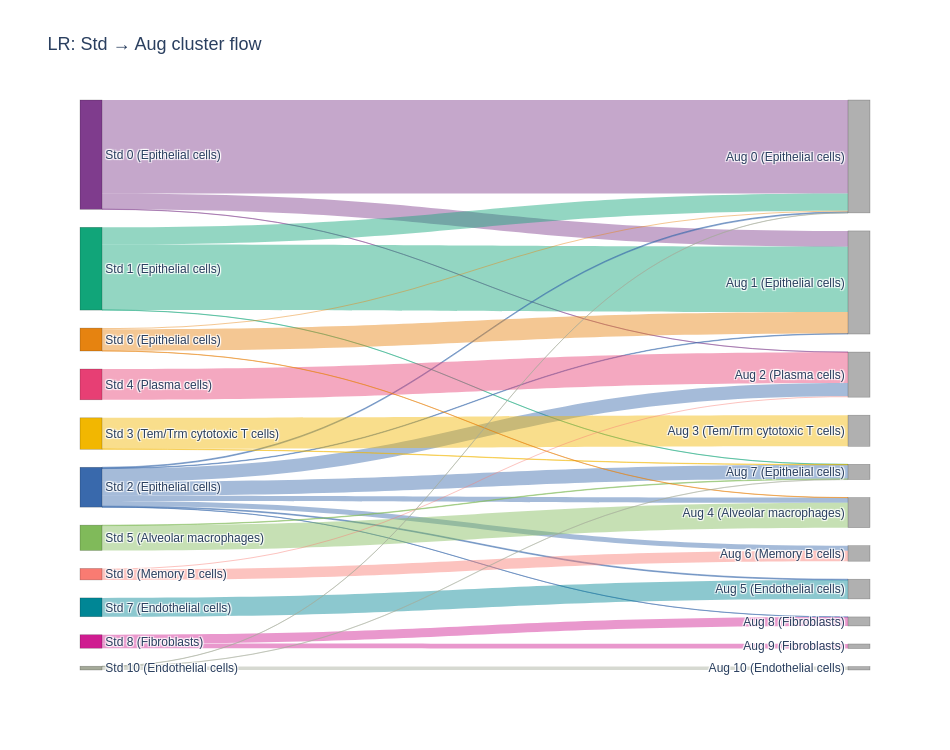
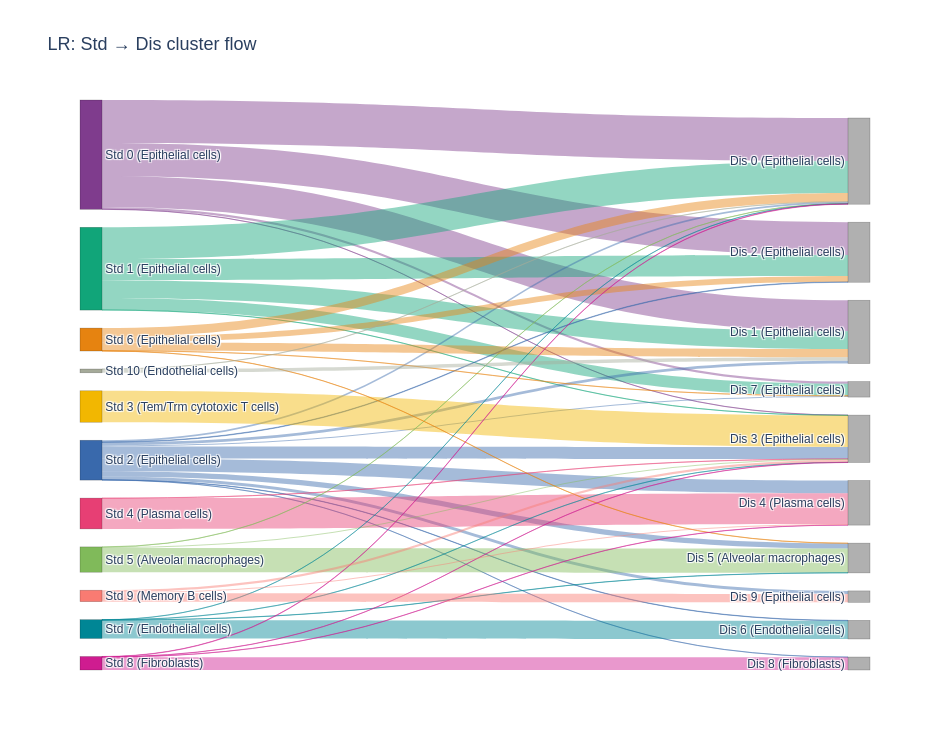

The cell these charts' notebook holds for them, in order:
### Markdown cell above
## Sankey diagrams

### Code cell
def dominant_celltype_per_cluster(adata, groupby='leiden'):
    return adata.obs.groupby(groupby)['celltypist_label'].agg(lambda x: x.value_counts().idxmax())

def cluster_sizes(adata, groupby='leiden'):
    return adata.obs[groupby].value_counts()

std_celltype_map = dominant_celltype_per_cluster(adatas['LR_Std']).to_dict()
aug_celltype_map = dominant_celltype_per_cluster(adatas['LR_Aug']).to_dict()
dis_celltype_map = dominant_celltype_per_cluster(adatas['LR_Dis']).to_dict()

std_sizes = cluster_sizes(adatas['LR_Std'])
aug_sizes = cluster_sizes(adatas['LR_Aug'])
dis_sizes = cluster_sizes(adatas['LR_Dis'])

print("Std cluster -> dominant CellTypist label (n cells):")
for cl, ct in std_celltype_map.items():
    print(f"  {cl}: {ct}  (n={std_sizes.get(cl, 0)})")

print("\nAug cluster -> dominant CellTypist label (n cells):")
for cl, ct in aug_celltype_map.items():
    print(f"  {cl}: {ct}  (n={aug_sizes.get(cl, 0)})")

print("\nDis cluster -> dominant CellTypist label (n cells):")
for cl, ct in dis_celltype_map.items():
    print(f"  {cl}: {ct}  (n={dis_sizes.get(cl, 0)})")


def build_sankey(labels_a, labels_b, name_a, name_b, title, celltype_map_a=None, celltype_map_b=None):
    df = pd.DataFrame({name_a: labels_a, name_b: labels_b})
    flow = df.groupby([name_a, name_b]).size().reset_index(name='count')

    a_clusters = sorted(df[name_a].unique(), key=lambda x: int(x))
    b_clusters = sorted(df[name_b].unique(), key=lambda x: int(x))

    if celltype_map_a:
        a_labels = [f"{name_a} {c} ({celltype_map_a.get(c, '?')})" for c in a_clusters]
    else:
        a_labels = [f"{name_a} {c}" for c in a_clusters]
    if celltype_map_b:
        b_labels = [f"{name_b} {c} ({celltype_map_b.get(c, '?')})" for c in b_clusters]
    else:
        b_labels = [f"{name_b} {c}" for c in b_clusters]
    all_labels = a_labels + b_labels

    a_idx = {c: i for i, c in enumerate(a_clusters)}
    b_idx = {c: i + len(a_clusters) for i, c in enumerate(b_clusters)}

    palette = px.colors.qualitative.Bold + px.colors.qualitative.Set3 + px.colors.qualitative.Pastel
    node_colors = [palette[i % len(palette)] for i in range(len(a_clusters))] + ['#B0B0B0'] * len(b_clusters)

    def hex_to_rgba(hex_color, alpha=0.45):
        h = hex_color.lstrip('#')
        if len(h) == 6:
            r, g, b = int(h[0:2], 16), int(h[2:4], 16), int(h[4:6], 16)
        else:
            nums = hex_color.strip('rgb()').split(',')
            r, g, b = [int(float(n)) for n in nums[:3]]
        return f'rgba({r},{g},{b},{alpha})'

    sources, targets, values, link_colors = [], [], [], []
    for _, row in flow.iterrows():
        src = a_idx[row[name_a]]
        sources.append(src)
        targets.append(b_idx[row[name_b]])
        values.append(row['count'])
        link_colors.append(hex_to_rgba(node_colors[src]))

    fig = go.Figure(data=[go.Sankey(
        arrangement='snap',
        node=dict(pad=18, thickness=22, line=dict(color="rgba(0,0,0,0.3)", width=0.6),
                  label=all_labels, color=node_colors),
        link=dict(source=sources, target=targets, value=values, color=link_colors),
    )])
    fig.update_layout(title=dict(text=title, font=dict(size=18)), font=dict(size=12, family="Arial"),
                       height=750, width=950, paper_bgcolor='white', plot_bgcolor='white')
    return fig


out_dir = '/mnt/md0/jack-gaa/gaa/analysis/sankeys'
os.makedirs(out_dir, exist_ok=True)

fig1 = build_sankey(df_congruence['Std'], df_congruence['Aug'], 'Std', 'Aug', 'LR: Std → Aug cluster flow',
                     celltype_map_a=std_celltype_map, celltype_map_b=aug_celltype_map)
fig1.write_html(f'{out_dir}/lr_sankey_std_vs_aug.html')
fig1.show()

fig2 = build_sankey(df_congruence['Std'], df_congruence['Dis'], 'Std', 'Dis', 'LR: Std → Dis cluster flow',
                     celltype_map_a=std_celltype_map, celltype_map_b=dis_celltype_map)
fig2.write_html(f'{out_dir}/lr_sankey_std_vs_dis.html')
fig2.show()

### Figure 1 — Plotly figure (JSON) as saved in the notebook; plotly's stock layout.template omitted (floating-point values rounded to 4 significant figures)
{"data": [{"arrangement": "snap", "link": {"color": ["rgba(127,60,141,0.45)", "rgba(127,60,141,0.45)", "rgba(127,60,141,0.45)", "rgba(127,60,141,0.45)", "rgba(127,60,141,0.45)", "rgba(127,60,141,0.45)", "rgba(127,60,141,0.45)", "rgba(127,60,141,0.45)", "rgba(127,60,141,0.45)", "rgba(127,60,141,0.45)", "rgba(127,60,141,0.45)", "rgba(17,165,121,0.45)", "rgba(17,165,121,0.45)", "rgba(17,165,121,0.45)", "rgba(17,165,121,0.45)", "rgba(17,165,121,0.45)", "rgba(17,165,121,0.45)", "rgba(17,165,121,0.45)", "rgba(17,165,121,0.45)", "rgba(17,165,121,0.45)", "rgba(17,165,121,0.45)", "rgba(17,165,121,0.45)", "rgba(57,105,172,0.45)", "rgba(57,105,172,0.45)", "rgba(57,105,172,0.45)", "rgba(57,105,172,0.45)", "rgba(57,105,172,0.45)", "rgba(57,105,172,0.45)", "rgba(57,105,172,0.45)", "rgba(57,105,172,0.45)", "rgba(57,105,172,0.45)", "rgba(57,105,172,0.45)", "rgba(57,105,172,0.45)", "rgba(242,183,1,0.45)", "rgba(242,183,1,0.45)", "rgba(242,183,1,0.45)", "rgba(242,183,1,0.45)", "rgba(242,183,1,0.45)", "rgba(242,183,1,0.45)", "rgba(242,183,1,0.45)", "rgba(242,183,1,0.45)", "rgba(242,183,1,0.45)", "rgba(242,183,1,0.45)", "rgba(242,183,1,0.45)", "rgba(231,63,116,0.45)", "rgba(231,63,116,0.45)", "rgba(231,63,116,0.45)", "rgba(231,63,116,0.45)", "rgba(231,63,116,0.45)", "rgba(231,63,116,0.45)", "rgba(231,63,116,0.45)", "rgba(231,63,116,0.45)", "rgba(231,63,116,0.45)", "rgba(231,63,116,0.45)", "rgba(231,63,116,0.45)", "rgba(128,186,90,0.45)", "rgba(128,186,90,0.45)", "rgba(128,186,90,0.45)", "rgba(128,186,90,0.45)", "rgba(128,186,90,0.45)", "rgba(128,186,90,0.45)", "rgba(128,186,90,0.45)", "rgba(128,186,90,0.45)", "rgba(128,186,90,0.45)", "rgba(128,186,90,0.45)", "rgba(128,186,90,0.45)", "rgba(230,131,16,0.45)", "rgba(230,131,16,0.45)", "rgba(230,131,16,0.45)", "rgba(230,131,16,0.45)", "rgba(230,131,16,0.45)", "rgba(230,131,16,0.45)", "rgba(230,131,16,0.45)", "rgba(230,131,16,0.45)", "rgba(230,131,16,0.45)", "rgba(230,131,16,0.45)", "rgba(230,131,16,0.45)", "rgba(0,134,149,0.45)", "rgba(0,134,149,0.45)", "rgba(0,134,149,0.45)", "rgba(0,134,149,0.45)", "rgba(0,134,149,0.45)", "rgba(0,134,149,0.45)", "rgba(0,134,149,0.45)", "rgba(0,134,149,0.45)", "rgba(0,134,149,0.45)", "rgba(0,134,149,0.45)", "rgba(0,134,149,0.45)", "rgba(207,28,144,0.45)", "rgba(207,28,144,0.45)", "rgba(207,28,144,0.45)", "rgba(207,28,144,0.45)", "rgba(207,28,144,0.45)", "rgba(207,28,144,0.45)", "rgba(207,28,144,0.45)", "rgba(207,28,144,0.45)", "rgba(207,28,144,0.45)", "rgba(207,28,144,0.45)", "rgba(207,28,144,0.45)", "rgba(249,123,114,0.45)", "rgba(249,123,114,0.45)", "rgba(249,123,114,0.45)", "rgba(249,123,114,0.45)", "rgba(249,123,114,0.45)", "rgba(249,123,114,0.45)", "rgba(249,123,114,0.45)", "rgba(249,123,114,0.45)", "rgba(249,123,114,0.45)", "rgba(249,123,114,0.45)", "rgba(249,123,114,0.45)", "rgba(165,170,153,0.45)", "rgba(165,170,153,0.45)", "rgba(165,170,153,0.45)", "rgba(165,170,153,0.45)", "rgba(165,170,153,0.45)", "rgba(165,170,153,0.45)", "rgba(165,170,153,0.45)", "rgba(165,170,153,0.45)", "rgba(165,170,153,0.45)", "rgba(165,170,153,0.45)", "rgba(165,170,153,0.45)"], "source": [0, 0, 0, 0, 0, 0, 0, 0, 0, 0, 0, 1, 1, 1, 1, 1, 1, 1, 1, 1, 1, 1, 2, 2, 2, 2, 2, 2, 2, 2, 2, 2, 2, 3, 3, 3, 3, 3, 3, 3, 3, 3, 3, 3, 4, 4, 4, 4, 4, 4, 4, 4, 4, 4, 4, 5, 5, 5, 5, 5, 5, 5, 5, 5, 5, 5, 6, 6, 6, 6, 6, 6, 6, 6, 6, 6, 6, 7, 7, 7, 7, 7, 7, 7, 7, 7, 7, 7, 8, 8, 8, 8, 8, 8, 8, 8, 8, 8, 8, 9, 9, 9, 9, 9, 9, 9, 9, 9, 9, 9, 10, 10, 10, 10, 10, 10, 10, 10, 10, 10, 10], "target": [11, 12, 13, 14, 15, 16, 17, 18, 19, 20, 21, 11, 12, 13, 14, 15, 16, 17, 18, 19, 20, 21, 11, 12, 13, 14, 15, 16, 17, 18, 19, 20, 21, 11, 12, 13, 14, 15, 16, 17, 18, 19, 20, 21, 11, 12, 13, 14, 15, 16, 17, 18, 19, 20, 21, 11, 12, 13, 14, 15, 16, 17, 18, 19, 20, 21, 11, 12, 13, 14, 15, 16, 17, 18, 19, 20, 21, 11, 12, 13, 14, 15, 16, 17, 18, 19, 20, 21, 11, 12, 13, 14, 15, 16, 17, 18, 19, 20, 21, 11, 12, 13, 14, 15, 16, 17, 18, 19, 20, 21, 11, 12, 13, 14, 15, 16, 17, 18, 19, 20, 21], "value": [546, 92, 1, 0, 0, 0, 0, 0, 0, 0, 0, 101, 382, 0, 0, 0, 0, 0, 1, 0, 0, 0, 5, 3, 77, 0, 30, 5, 30, 82, 1, 0, 0, 0, 0, 0, 182, 0, 0, 0, 2, 0, 0, 0, 0, 0, 180, 0, 0, 0, 0, 0, 0, 0, 0, 0, 0, 0, 0, 145, 0, 0, 3, 0, 0, 0, 7, 126, 0, 0, 1, 0, 0, 0, 0, 0, 0, 0, 0, 0, 0, 0, 110, 0, 0, 0, 0, 0, 0, 0, 0, 0, 0, 0, 0, 0, 52, 27, 0, 0, 0, 6, 0, 0, 0, 61, 0, 0, 0, 0, 1, 0, 0, 0, 0, 0, 0, 1, 0, 0, 20]}, "node": {"color": ["rgb(127, 60, 141)", "rgb(17, 165, 121)", "rgb(57, 105, 172)", "rgb(242, 183, 1)", "rgb(231, 63, 116)", "rgb(128, 186, 90)", "rgb(230, 131, 16)", "rgb(0, 134, 149)", "rgb(207, 28, 144)", "rgb(249, 123, 114)", "rgb(165, 170, 153)", "#B0B0B0", "#B0B0B0", "#B0B0B0", "#B0B0B0", "#B0B0B0", "#B0B0B0", "#B0B0B0", "#B0B0B0", "#B0B0B0", "#B0B0B0", "#B0B0B0"], "label": ["Std 0 (Epithelial cells)", "Std 1 (Epithelial cells)", "Std 2 (Epithelial cells)", "Std 3 (Tem/Trm cytotoxic T cells)", "Std 4 (Plasma cells)", "Std 5 (Alveolar macrophages)", "Std 6 (Epithelial cells)", "Std 7 (Endothelial cells)", "Std 8 (Fibroblasts)", "Std 9 (Memory B cells)", "Std 10 (Endothelial cells)", "Aug 0 (Epithelial cells)", "Aug 1 (Epithelial cells)", "Aug 2 (Plasma cells)", "Aug 3 (Tem/Trm cytotoxic T cells)", "Aug 4 (Alveolar macrophages)", "Aug 5 (Endothelial cells)", "Aug 6 (Memory B cells)", "Aug 7 (Epithelial cells)", "Aug 8 (Fibroblasts)", "Aug 9 (Fibroblasts)", "Aug 10 (Endothelial cells)"], "line": {"color": "rgba(0,0,0,0.3)", "width": 0.6}, "pad": 18, "thickness": 22}, "type": "sankey"}], "layout": {"font": {"family": "Arial", "size": 12}, "height": 750, "paper_bgcolor": "white", "plot_bgcolor": "white", "title": {"font": {"size": 18}, "text": "LR: Std → Aug cluster flow"}, "width": 950}}

### Figure 2 — Plotly figure (JSON) as saved in the notebook; plotly's stock layout.template omitted (floating-point values rounded to 4 significant figures)
{"data": [{"arrangement": "snap", "link": {"color": ["rgba(127,60,141,0.45)", "rgba(127,60,141,0.45)", "rgba(127,60,141,0.45)", "rgba(127,60,141,0.45)", "rgba(127,60,141,0.45)", "rgba(127,60,141,0.45)", "rgba(127,60,141,0.45)", "rgba(127,60,141,0.45)", "rgba(127,60,141,0.45)", "rgba(127,60,141,0.45)", "rgba(17,165,121,0.45)", "rgba(17,165,121,0.45)", "rgba(17,165,121,0.45)", "rgba(17,165,121,0.45)", "rgba(17,165,121,0.45)", "rgba(17,165,121,0.45)", "rgba(17,165,121,0.45)", "rgba(17,165,121,0.45)", "rgba(17,165,121,0.45)", "rgba(17,165,121,0.45)", "rgba(57,105,172,0.45)", "rgba(57,105,172,0.45)", "rgba(57,105,172,0.45)", "rgba(57,105,172,0.45)", "rgba(57,105,172,0.45)", "rgba(57,105,172,0.45)", "rgba(57,105,172,0.45)", "rgba(57,105,172,0.45)", "rgba(57,105,172,0.45)", "rgba(57,105,172,0.45)", "rgba(242,183,1,0.45)", "rgba(242,183,1,0.45)", "rgba(242,183,1,0.45)", "rgba(242,183,1,0.45)", "rgba(242,183,1,0.45)", "rgba(242,183,1,0.45)", "rgba(242,183,1,0.45)", "rgba(242,183,1,0.45)", "rgba(242,183,1,0.45)", "rgba(242,183,1,0.45)", "rgba(231,63,116,0.45)", "rgba(231,63,116,0.45)", "rgba(231,63,116,0.45)", "rgba(231,63,116,0.45)", "rgba(231,63,116,0.45)", "rgba(231,63,116,0.45)", "rgba(231,63,116,0.45)", "rgba(231,63,116,0.45)", "rgba(231,63,116,0.45)", "rgba(231,63,116,0.45)", "rgba(128,186,90,0.45)", "rgba(128,186,90,0.45)", "rgba(128,186,90,0.45)", "rgba(128,186,90,0.45)", "rgba(128,186,90,0.45)", "rgba(128,186,90,0.45)", "rgba(128,186,90,0.45)", "rgba(128,186,90,0.45)", "rgba(128,186,90,0.45)", "rgba(128,186,90,0.45)", "rgba(230,131,16,0.45)", "rgba(230,131,16,0.45)", "rgba(230,131,16,0.45)", "rgba(230,131,16,0.45)", "rgba(230,131,16,0.45)", "rgba(230,131,16,0.45)", "rgba(230,131,16,0.45)", "rgba(230,131,16,0.45)", "rgba(230,131,16,0.45)", "rgba(230,131,16,0.45)", "rgba(0,134,149,0.45)", "rgba(0,134,149,0.45)", "rgba(0,134,149,0.45)", "rgba(0,134,149,0.45)", "rgba(0,134,149,0.45)", "rgba(0,134,149,0.45)", "rgba(0,134,149,0.45)", "rgba(0,134,149,0.45)", "rgba(0,134,149,0.45)", "rgba(0,134,149,0.45)", "rgba(207,28,144,0.45)", "rgba(207,28,144,0.45)", "rgba(207,28,144,0.45)", "rgba(207,28,144,0.45)", "rgba(207,28,144,0.45)", "rgba(207,28,144,0.45)", "rgba(207,28,144,0.45)", "rgba(207,28,144,0.45)", "rgba(207,28,144,0.45)", "rgba(207,28,144,0.45)", "rgba(249,123,114,0.45)", "rgba(249,123,114,0.45)", "rgba(249,123,114,0.45)", "rgba(249,123,114,0.45)", "rgba(249,123,114,0.45)", "rgba(249,123,114,0.45)", "rgba(249,123,114,0.45)", "rgba(249,123,114,0.45)", "rgba(249,123,114,0.45)", "rgba(249,123,114,0.45)", "rgba(165,170,153,0.45)", "rgba(165,170,153,0.45)", "rgba(165,170,153,0.45)", "rgba(165,170,153,0.45)", "rgba(165,170,153,0.45)", "rgba(165,170,153,0.45)", "rgba(165,170,153,0.45)", "rgba(165,170,153,0.45)", "rgba(165,170,153,0.45)", "rgba(165,170,153,0.45)"], "source": [0, 0, 0, 0, 0, 0, 0, 0, 0, 0, 1, 1, 1, 1, 1, 1, 1, 1, 1, 1, 2, 2, 2, 2, 2, 2, 2, 2, 2, 2, 3, 3, 3, 3, 3, 3, 3, 3, 3, 3, 4, 4, 4, 4, 4, 4, 4, 4, 4, 4, 5, 5, 5, 5, 5, 5, 5, 5, 5, 5, 6, 6, 6, 6, 6, 6, 6, 6, 6, 6, 7, 7, 7, 7, 7, 7, 7, 7, 7, 7, 8, 8, 8, 8, 8, 8, 8, 8, 8, 8, 9, 9, 9, 9, 9, 9, 9, 9, 9, 9, 10, 10, 10, 10, 10, 10, 10, 10, 10, 10], "target": [11, 12, 13, 14, 15, 16, 17, 18, 19, 20, 11, 12, 13, 14, 15, 16, 17, 18, 19, 20, 11, 12, 13, 14, 15, 16, 17, 18, 19, 20, 11, 12, 13, 14, 15, 16, 17, 18, 19, 20, 11, 12, 13, 14, 15, 16, 17, 18, 19, 20, 11, 12, 13, 14, 15, 16, 17, 18, 19, 20, 11, 12, 13, 14, 15, 16, 17, 18, 19, 20, 11, 12, 13, 14, 15, 16, 17, 18, 19, 20, 11, 12, 13, 14, 15, 16, 17, 18, 19, 20, 11, 12, 13, 14, 15, 16, 17, 18, 19, 20, 11, 12, 13, 14, 15, 16, 17, 18, 19, 20], "value": [252, 181, 192, 1, 0, 0, 0, 13, 0, 0, 186, 104, 123, 1, 0, 0, 0, 70, 0, 0, 10, 16, 3, 70, 75, 31, 2, 7, 1, 18, 0, 0, 0, 184, 0, 0, 0, 0, 0, 0, 0, 0, 0, 1, 179, 0, 0, 0, 0, 0, 1, 0, 0, 6, 0, 141, 0, 0, 0, 0, 51, 48, 33, 0, 0, 1, 0, 1, 0, 0, 1, 0, 0, 1, 0, 1, 107, 0, 0, 0, 2, 0, 0, 1, 1, 0, 0, 0, 75, 0, 0, 0, 0, 12, 6, 0, 0, 0, 0, 49, 1, 21, 0, 0, 0, 0, 0, 0, 0, 0]}, "node": {"color": ["rgb(127, 60, 141)", "rgb(17, 165, 121)", "rgb(57, 105, 172)", "rgb(242, 183, 1)", "rgb(231, 63, 116)", "rgb(128, 186, 90)", "rgb(230, 131, 16)", "rgb(0, 134, 149)", "rgb(207, 28, 144)", "rgb(249, 123, 114)", "rgb(165, 170, 153)", "#B0B0B0", "#B0B0B0", "#B0B0B0", "#B0B0B0", "#B0B0B0", "#B0B0B0", "#B0B0B0", "#B0B0B0", "#B0B0B0", "#B0B0B0"], "label": ["Std 0 (Epithelial cells)", "Std 1 (Epithelial cells)", "Std 2 (Epithelial cells)", "Std 3 (Tem/Trm cytotoxic T cells)", "Std 4 (Plasma cells)", "Std 5 (Alveolar macrophages)", "Std 6 (Epithelial cells)", "Std 7 (Endothelial cells)", "Std 8 (Fibroblasts)", "Std 9 (Memory B cells)", "Std 10 (Endothelial cells)", "Dis 0 (Epithelial cells)", "Dis 1 (Epithelial cells)", "Dis 2 (Epithelial cells)", "Dis 3 (Epithelial cells)", "Dis 4 (Plasma cells)", "Dis 5 (Alveolar macrophages)", "Dis 6 (Endothelial cells)", "Dis 7 (Epithelial cells)", "Dis 8 (Fibroblasts)", "Dis 9 (Epithelial cells)"], "line": {"color": "rgba(0,0,0,0.3)", "width": 0.6}, "pad": 18, "thickness": 22}, "type": "sankey"}], "layout": {"font": {"family": "Arial", "size": 12}, "height": 750, "paper_bgcolor": "white", "plot_bgcolor": "white", "title": {"font": {"size": 18}, "text": "LR: Std → Dis cluster flow"}, "width": 950}}
